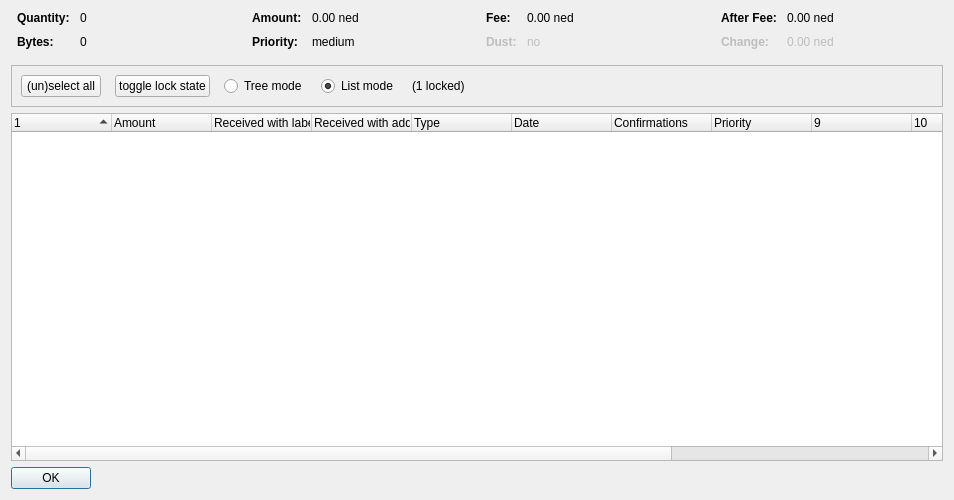
<?xml version="1.0" encoding="UTF-8"?>
<ui version="4.0">
 <class>CoinControlDialog</class>
 <widget class="QDialog" name="CoinControlDialog">
  <property name="geometry">
   <rect>
    <x>0</x>
    <y>0</y>
    <width>954</width>
    <height>500</height>
   </rect>
  </property>
  <property name="windowTitle">
   <string>Coin Selection</string>
  </property>
  <layout class="QVBoxLayout" name="verticalLayout">
   <item>
    <layout class="QHBoxLayout" name="horizontalLayoutTop" stretch="0,0,0,0">
     <property name="topMargin">
      <number>0</number>
     </property>
     <property name="bottomMargin">
      <number>10</number>
     </property>
     <item>
      <layout class="QFormLayout" name="formLayoutCoinControl1">
       <property name="horizontalSpacing">
        <number>10</number>
       </property>
       <property name="verticalSpacing">
        <number>10</number>
       </property>
       <property name="leftMargin">
        <number>6</number>
       </property>
       <property name="rightMargin">
        <number>6</number>
       </property>
       <item row="0" column="0">
        <widget class="QLabel" name="labelCoinControlQuantityText">
         <property name="font">
          <font>
           <weight>75</weight>
           <bold>true</bold>
          </font>
         </property>
         <property name="text">
          <string>Quantity:</string>
         </property>
        </widget>
       </item>
       <item row="0" column="1">
        <widget class="QLabel" name="labelCoinControlQuantity">
         <property name="cursor">
          <cursorShape>IBeamCursor</cursorShape>
         </property>
         <property name="contextMenuPolicy">
          <enum>Qt::ActionsContextMenu</enum>
         </property>
         <property name="text">
          <string notr="true">0</string>
         </property>
         <property name="textInteractionFlags">
          <set>Qt::LinksAccessibleByMouse|Qt::TextSelectableByKeyboard|Qt::TextSelectableByMouse</set>
         </property>
        </widget>
       </item>
       <item row="1" column="0">
        <widget class="QLabel" name="labelCoinControlBytesText">
         <property name="font">
          <font>
           <weight>75</weight>
           <bold>true</bold>
          </font>
         </property>
         <property name="text">
          <string>Bytes:</string>
         </property>
        </widget>
       </item>
       <item row="1" column="1">
        <widget class="QLabel" name="labelCoinControlBytes">
         <property name="cursor">
          <cursorShape>IBeamCursor</cursorShape>
         </property>
         <property name="contextMenuPolicy">
          <enum>Qt::ActionsContextMenu</enum>
         </property>
         <property name="text">
          <string notr="true">0</string>
         </property>
         <property name="textInteractionFlags">
          <set>Qt::LinksAccessibleByMouse|Qt::TextSelectableByKeyboard|Qt::TextSelectableByMouse</set>
         </property>
        </widget>
       </item>
      </layout>
     </item>
     <item>
      <layout class="QFormLayout" name="formLayoutCoinControl2">
       <property name="horizontalSpacing">
        <number>10</number>
       </property>
       <property name="verticalSpacing">
        <number>10</number>
       </property>
       <property name="leftMargin">
        <number>6</number>
       </property>
       <property name="rightMargin">
        <number>6</number>
       </property>
       <item row="0" column="0">
        <widget class="QLabel" name="labelCoinControlAmountText">
         <property name="font">
          <font>
           <weight>75</weight>
           <bold>true</bold>
          </font>
         </property>
         <property name="text">
          <string>Amount:</string>
         </property>
        </widget>
       </item>
       <item row="0" column="1">
        <widget class="QLabel" name="labelCoinControlAmount">
         <property name="cursor">
          <cursorShape>IBeamCursor</cursorShape>
         </property>
         <property name="contextMenuPolicy">
          <enum>Qt::ActionsContextMenu</enum>
         </property>
         <property name="text">
          <string notr="true">0.00 ned</string>
         </property>
         <property name="textInteractionFlags">
          <set>Qt::LinksAccessibleByMouse|Qt::TextSelectableByKeyboard|Qt::TextSelectableByMouse</set>
         </property>
        </widget>
       </item>
       <item row="1" column="0">
        <widget class="QLabel" name="labelCoinControlPriorityText">
         <property name="font">
          <font>
           <weight>75</weight>
           <bold>true</bold>
          </font>
         </property>
         <property name="text">
          <string>Priority:</string>
         </property>
        </widget>
       </item>
       <item row="1" column="1">
        <widget class="QLabel" name="labelCoinControlPriority">
         <property name="cursor">
          <cursorShape>IBeamCursor</cursorShape>
         </property>
         <property name="contextMenuPolicy">
          <enum>Qt::ActionsContextMenu</enum>
         </property>
         <property name="text">
          <string>medium</string>
         </property>
         <property name="textInteractionFlags">
          <set>Qt::LinksAccessibleByMouse|Qt::TextSelectableByKeyboard|Qt::TextSelectableByMouse</set>
         </property>
        </widget>
       </item>
      </layout>
     </item>
     <item>
      <layout class="QFormLayout" name="formLayoutCoinControl3">
       <property name="horizontalSpacing">
        <number>10</number>
       </property>
       <property name="verticalSpacing">
        <number>10</number>
       </property>
       <property name="leftMargin">
        <number>6</number>
       </property>
       <property name="rightMargin">
        <number>6</number>
       </property>
       <item row="0" column="0">
        <widget class="QLabel" name="labelCoinControlFeeText">
         <property name="font">
          <font>
           <weight>75</weight>
           <bold>true</bold>
          </font>
         </property>
         <property name="text">
          <string>Fee:</string>
         </property>
        </widget>
       </item>
       <item row="0" column="1">
        <widget class="QLabel" name="labelCoinControlFee">
         <property name="cursor">
          <cursorShape>IBeamCursor</cursorShape>
         </property>
         <property name="contextMenuPolicy">
          <enum>Qt::ActionsContextMenu</enum>
         </property>
         <property name="text">
          <string notr="true">0.00 ned</string>
         </property>
         <property name="textInteractionFlags">
          <set>Qt::LinksAccessibleByMouse|Qt::TextSelectableByKeyboard|Qt::TextSelectableByMouse</set>
         </property>
        </widget>
       </item>
       <item row="1" column="0">
        <widget class="QLabel" name="labelCoinControlLowOutputText">
         <property name="enabled">
          <bool>false</bool>
         </property>
         <property name="font">
          <font>
           <weight>75</weight>
           <bold>true</bold>
          </font>
         </property>
         <property name="text">
          <string>Dust:</string>
         </property>
        </widget>
       </item>
       <item row="1" column="1">
        <widget class="QLabel" name="labelCoinControlLowOutput">
         <property name="enabled">
          <bool>false</bool>
         </property>
         <property name="cursor">
          <cursorShape>IBeamCursor</cursorShape>
         </property>
         <property name="contextMenuPolicy">
          <enum>Qt::ActionsContextMenu</enum>
         </property>
         <property name="text">
          <string>no</string>
         </property>
         <property name="textInteractionFlags">
          <set>Qt::LinksAccessibleByMouse|Qt::TextSelectableByKeyboard|Qt::TextSelectableByMouse</set>
         </property>
        </widget>
       </item>
      </layout>
     </item>
     <item>
      <layout class="QFormLayout" name="formLayoutCoinControl4">
       <property name="horizontalSpacing">
        <number>10</number>
       </property>
       <property name="verticalSpacing">
        <number>10</number>
       </property>
       <property name="leftMargin">
        <number>6</number>
       </property>
       <property name="rightMargin">
        <number>6</number>
       </property>
       <item row="0" column="0">
        <widget class="QLabel" name="labelCoinControlAfterFeeText">
         <property name="font">
          <font>
           <weight>75</weight>
           <bold>true</bold>
          </font>
         </property>
         <property name="text">
          <string>After Fee:</string>
         </property>
        </widget>
       </item>
       <item row="0" column="1">
        <widget class="QLabel" name="labelCoinControlAfterFee">
         <property name="cursor">
          <cursorShape>IBeamCursor</cursorShape>
         </property>
         <property name="contextMenuPolicy">
          <enum>Qt::ActionsContextMenu</enum>
         </property>
         <property name="text">
          <string notr="true">0.00 ned</string>
         </property>
         <property name="textInteractionFlags">
          <set>Qt::LinksAccessibleByMouse|Qt::TextSelectableByKeyboard|Qt::TextSelectableByMouse</set>
         </property>
        </widget>
       </item>
       <item row="1" column="0">
        <widget class="QLabel" name="labelCoinControlChangeText">
         <property name="enabled">
          <bool>false</bool>
         </property>
         <property name="font">
          <font>
           <weight>75</weight>
           <bold>true</bold>
          </font>
         </property>
         <property name="text">
          <string>Change:</string>
         </property>
        </widget>
       </item>
       <item row="1" column="1">
        <widget class="QLabel" name="labelCoinControlChange">
         <property name="enabled">
          <bool>false</bool>
         </property>
         <property name="cursor">
          <cursorShape>IBeamCursor</cursorShape>
         </property>
         <property name="contextMenuPolicy">
          <enum>Qt::ActionsContextMenu</enum>
         </property>
         <property name="text">
          <string notr="true">0.00 ned</string>
         </property>
         <property name="textInteractionFlags">
          <set>Qt::LinksAccessibleByMouse|Qt::TextSelectableByKeyboard|Qt::TextSelectableByMouse</set>
         </property>
        </widget>
       </item>
      </layout>
     </item>
    </layout>
   </item>
   <item>
    <widget class="QFrame" name="frame">
     <property name="minimumSize">
      <size>
       <width>0</width>
       <height>40</height>
      </size>
     </property>
     <property name="frameShape">
      <enum>QFrame::StyledPanel</enum>
     </property>
     <property name="frameShadow">
      <enum>QFrame::Sunken</enum>
     </property>
     <layout class="QHBoxLayout" name="horizontalLayout">
      <item>
       <layout class="QHBoxLayout" name="horizontalLayoutPanel" stretch="0,0,0,0,0,0">
        <property name="spacing">
         <number>14</number>
        </property>
        <item>
         <widget class="QPushButton" name="pushButtonSelectAll">
          <property name="sizePolicy">
           <sizepolicy hsizetype="Maximum" vsizetype="Fixed">
            <horstretch>0</horstretch>
            <verstretch>0</verstretch>
           </sizepolicy>
          </property>
          <property name="text">
           <string>(un)select all</string>
          </property>
          <property name="autoDefault">
           <bool>false</bool>
          </property>
         </widget>
        </item>
        <item>
         <widget class="QPushButton" name="pushButtonToggleLock">
          <property name="sizePolicy">
           <sizepolicy hsizetype="Maximum" vsizetype="Fixed">
            <horstretch>0</horstretch>
            <verstretch>0</verstretch>
           </sizepolicy>
          </property>
          <property name="text">
           <string>toggle lock state</string>
          </property>
          <property name="autoDefault">
           <bool>false</bool>
          </property>
         </widget>
        </item>
        <item>
         <widget class="QRadioButton" name="radioTreeMode">
          <property name="sizePolicy">
           <sizepolicy hsizetype="Maximum" vsizetype="Fixed">
            <horstretch>0</horstretch>
            <verstretch>0</verstretch>
           </sizepolicy>
          </property>
          <property name="text">
           <string>Tree mode</string>
          </property>
         </widget>
        </item>
        <item>
         <widget class="QRadioButton" name="radioListMode">
          <property name="sizePolicy">
           <sizepolicy hsizetype="Maximum" vsizetype="Fixed">
            <horstretch>0</horstretch>
            <verstretch>0</verstretch>
           </sizepolicy>
          </property>
          <property name="text">
           <string>List mode</string>
          </property>
          <property name="checked">
           <bool>true</bool>
          </property>
         </widget>
        </item>
        <item>
         <widget class="QLabel" name="labelLocked">
          <property name="text">
           <string>(1 locked)</string>
          </property>
         </widget>
        </item>
        <item>
         <spacer name="horizontalSpacer">
          <property name="orientation">
           <enum>Qt::Horizontal</enum>
          </property>
          <property name="sizeHint" stdset="0">
           <size>
            <width>40</width>
            <height>20</height>
           </size>
          </property>
         </spacer>
        </item>
       </layout>
      </item>
     </layout>
    </widget>
   </item>
   <item>
    <widget class="CoinControlTreeWidget" name="treeWidget">
     <property name="contextMenuPolicy">
      <enum>Qt::CustomContextMenu</enum>
     </property>
     <property name="sortingEnabled">
      <bool>false</bool>
     </property>
     <property name="columnCount">
      <number>13</number>
     </property>
     <attribute name="headerShowSortIndicator" stdset="0">
      <bool>true</bool>
     </attribute>
     <attribute name="headerStretchLastSection">
      <bool>false</bool>
     </attribute>
     <column>
      <property name="text">
       <string/>
      </property>
     </column>
     <column>
      <property name="text">
       <string>Amount</string>
      </property>
     </column>
     <column>
      <property name="text">
       <string>Received with label</string>
      </property>
     </column>
     <column>
      <property name="text">
       <string>Received with address</string>
      </property>
     </column>
     <column>
      <property name="text">
	<string>Type</string>
      </property>
     </column>
     <column>
      <property name="text">	 
       <string>Date</string>
      </property>
     </column>
     <column>
      <property name="text">
       <string>Confirmations</string>
      </property>
      <property name="toolTip">
       <string>Confirmed</string>
      </property>
     </column>
     <column>
      <property name="text">
       <string>Priority</string>
      </property>
     </column>
     <column>
      <property name="text">
       <string/>
      </property>
     </column>
     <column>
      <property name="text">
       <string/>
      </property>
     </column>
     <column>
      <property name="text">
       <string/>
      </property>
     </column>
     <column>
      <property name="text">
       <string/>
      </property>
     </column>
     <column>
      <property name="text">
       <string/>
      </property>
     </column>
    </widget>
   </item>
   <item>
    <widget class="QDialogButtonBox" name="buttonBox">
     <property name="sizePolicy">
      <sizepolicy hsizetype="Maximum" vsizetype="Fixed">
       <horstretch>0</horstretch>
       <verstretch>0</verstretch>
      </sizepolicy>
     </property>
     <property name="orientation">
      <enum>Qt::Horizontal</enum>
     </property>
     <property name="standardButtons">
      <set>QDialogButtonBox::Ok</set>
     </property>
    </widget>
   </item>
  </layout>
 </widget>
 <customwidgets>
  <customwidget>
   <class>CoinControlTreeWidget</class>
   <extends>QTreeWidget</extends>
   <header>coincontroltreewidget.h</header>
  </customwidget>
 </customwidgets>
 <resources/>
 <connections/>
</ui>
